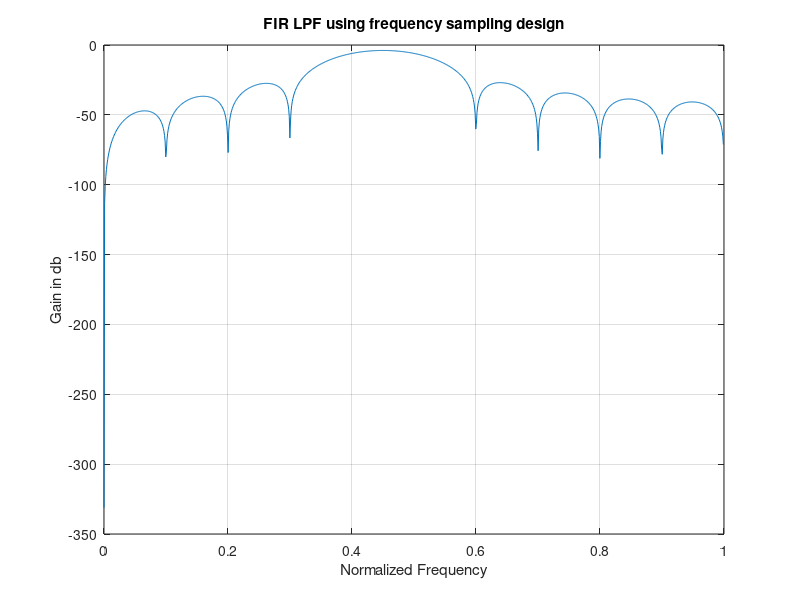

The MATLAB script that drew this image:
m = 20;
alpha = (m-1)/2;
hrs = [zeros(1,4),1,1,zeros(1,14)];
k1 = 0:floor((m-1)/2);
k2 = floor((m-1)/2)+1:m-1;
angh = [-alpha*(2*pi)*k1/m,alpha*(2*pi)*(m-k2)/m];
h = hrs.*exp(1i*angh);
h1 = real(ifft(h,m));
[h,w] = freqz(h1,1,1024);
plot(w/pi,20*log10(abs(h)));
zoom on; grid on; title("FIR LPF using frequency sampling design");
xlabel("Normalized Frequency");
ylabel("Gain in db");
